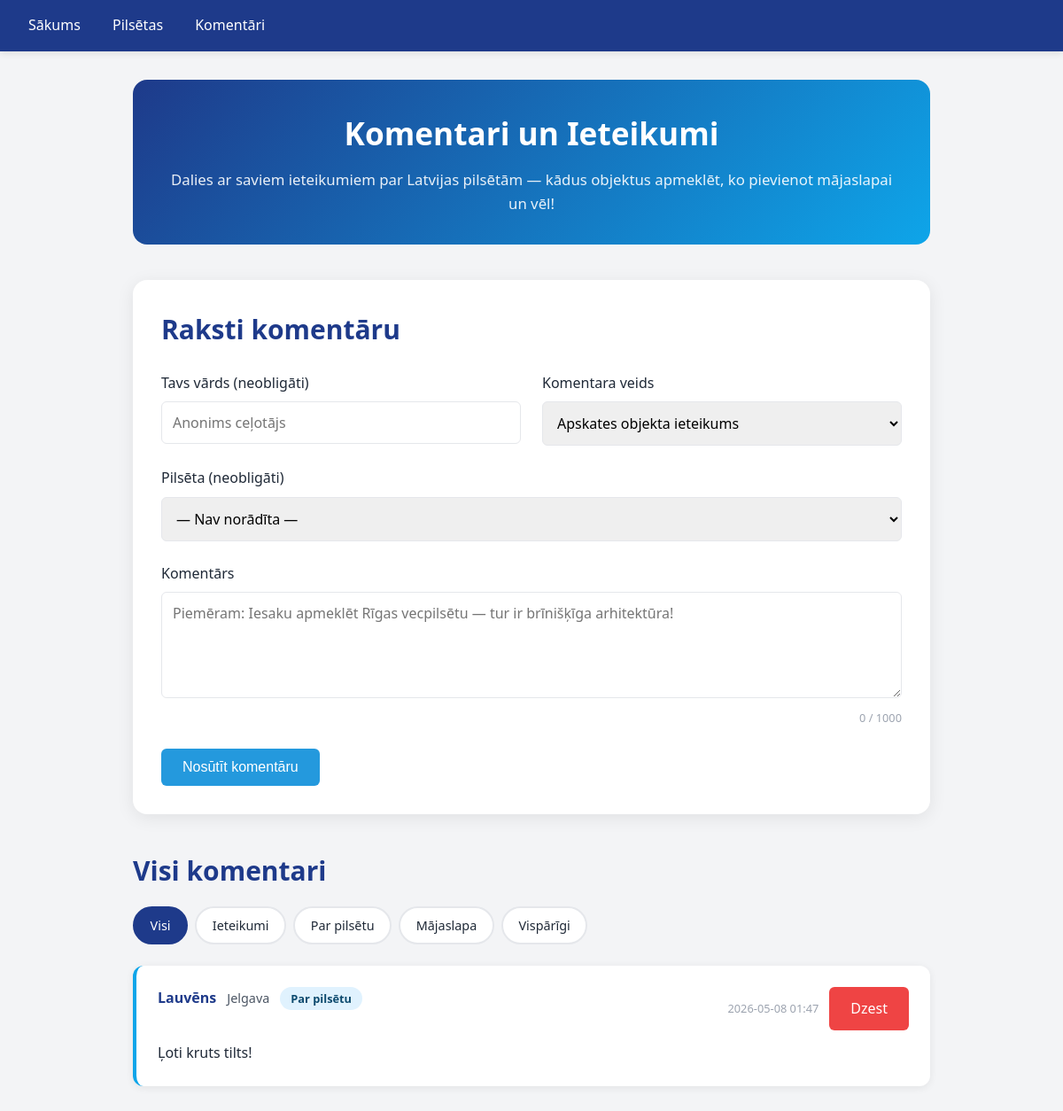
Screenshot of /komentari with the database file from the repository.
### tables this page shows
CREATE TABLE komentari (
    id INTEGER PRIMARY KEY AUTOINCREMENT,
    autors TEXT NOT NULL DEFAULT "Anonims",
    teksts TEXT NOT NULL,
    kategorija TEXT NOT NULL DEFAULT "vispareji",
    pilseta TEXT DEFAULT "",
    datums TEXT NOT NULL
);

### app.py (the view, shortened to what this page needs)
@app.route("/komentari", methods=["GET", "POST"])
def komentari():
    conn = get_db_connection()
    kategorija_filter = request.args.get("kategorija", "visi")
    if kategorija_filter == "visi":
        komentari = conn.execute(
            "SELECT * FROM komentari ORDER BY id DESC"
        ).fetchall()
    else:
        komentari = conn.execute(
            "SELECT * FROM komentari WHERE kategorija = ? ORDER BY id DESC",
            (kategorija_filter,)
        ).fetchall()
    pilsetas = conn.execute("SELECT nosaukums FROM pilsetas ORDER BY nosaukums").fetchall()
    conn.close()
    return render_template("komentari.html", komentari=komentari, pilsetas=pilsetas, aktiva_kategorija=kategorija_filter)

### app.py (called while the page is built)
def get_db_connection():
    db = Path(__file__).parent / "db.sqlite"
    conn = sqlite3.connect(db)
    conn.row_factory = sqlite3.Row
    return conn

### templates/komentari.html (shortened to what this page needs)
{% extends "base.html" %}
{% block content %}
<div class="komentari-page">
  <div class="page-header">
    <h1>Komentari un Ieteikumi</h1>
    <p class="page-subtitle">Dalies ar saviem ieteikumiem par Latvijas pilsētām — kādus objektus apmeklēt, ko pievienot mājaslapai un vēl!</p>
  </div>
  <div class="comment-form-section">
    <h2>Raksti komentāru</h2>
    <form method="POST" action="/komentari" class="comment-form">
      <div class="form-row">
        <div class="form-group">
          <label for="autors">Tavs vārds (neobligāti)</label>
          <input type="text" id="autors" name="autors" placeholder="Anonims ceļotājs" maxlength="50">
        </div>
        <div class="form-group">
          <label for="kategorija">Komentara veids</label>
          <select id="kategorija" name="kategorija" required>
            <option value="ieteikums">Apskates objekta ieteikums</option>
          </select>
        </div>
      </div>
      <div class="form-group">
        <label for="pilseta">Pilsēta (neobligāti)</label>
        <select id="pilseta" name="pilseta">
          <option value="">— Nav norādīta —</option>
        </select>
      </div>
      <div class="form-group">
        <label for="teksts">Komentārs</label>
        <textarea id="teksts" name="teksts" placeholder="Piemēram: Iesaku apmeklēt Rīgas vecpilsētu — tur ir brīnišķīga arhitektūra!" required maxlength="1000"></textarea>
        <span class="char-count"><span id="char-num">0</span> / 1000</span>
      </div>
      <button type="submit" class="btn btn-primary">Nosūtīt komentāru</button>
    </form>
  </div>
  <div class="filter-section">
    <h2>Visi komentari</h2>
    <div class="filter-tabs">
      <a href="/komentari?kategorija=visi" class="filter-tab {% if aktiva_kategorija == 'visi' %}active{% endif %}">Visi</a>
      <a href="/komentari?kategorija=ieteikums" class="filter-tab {% if aktiva_kategorija == 'ieteikums' %}active{% endif %}">Ieteikumi</a>
      <a href="/komentari?kategorija=pilseta" class="filter-tab {% if aktiva_kategorija == 'pilseta' %}active{% endif %}">Par pilsētu</a>
      <a href="/komentari?kategorija=majaslapa" class="filter-tab {% if aktiva_kategorija == 'majaslapa' %}active{% endif %}">Mājaslapa</a>
      <a href="/komentari?kategorija=vispareji" class="filter-tab {% if aktiva_kategorija == 'vispareji' %}active{% endif %}">Vispārīgi</a>
    </div>
  </div>
  <div class="comments-list">
    {% if komentari %}
      {% for k in komentari %}
      <div class="comment-card kategorija-{{ k['kategorija'] }}">
        <div class="comment-header">
          <div class="comment-meta">
            <span class="comment-author">{{ k['autors'] }}</span>
            {% if k['pilseta'] %}
              <span class="comment-city">{{ k['pilseta'] }}</span>
            {% endif %}
            <span class="comment-badge badge-{{ k['kategorija'] }}">
              {% if k['kategorija'] == 'ieteikums' %}Ieteikums
              {% elif k['kategorija'] == 'pilseta' %}Par pilsētu
              {% elif k['kategorija'] == 'majaslapa' %}Mājaslapa
              {% else %}Vispārīgi{% endif %}
            </span>
          </div>
          <div class="comment-actions">
            <span class="comment-date">{{ k['datums'] }}</span>
            <a href="/komentari/{{ k['id'] }}/dzest" class="btn btn-danger btn-small" onclick="return confirm('Vai tiešām dzēst šo komentāru?')">Dzest</a>
          </div>
        </div>
        <div class="comment-body">
          <p>{{ k['teksts'] }}</p>
        </div>
      </div>
      {% endfor %}
    {% else %}
      <div class="empty-state">
        <h3>Vēl nav komentāru</h3>
        <p>Esi pirmais, kurš dalās ar savu ieteikumu!</p>
      </div>
    {% endif %}
  </div>
</div>
{% endblock %}

### static/style.css (style rules this page uses)
* { margin: 0; padding: 0; box-sizing: border-box; }
:root { --primary-color: #1e3a8a; --secondary-color: #0ea5e9; --accent-color: #f97316; --text-color: #1f2937; --light-bg: #f3f4f6; --white: #ffffff; --border-color: #e5e7eb; --success-color: #10b981; --danger-color: #ef4444; }
body { font-family: 'Segoe UI', Tahoma, Geneva, Verdana, sans-serif; color: var(--text-color); background-color: var(--light-bg); line-height: 1.6; }
h1 { color: var(--primary-color); margin-bottom: 1.5rem; font-size: 2.5rem; }
h2 { color: var(--primary-color); margin-top: 1.5rem; margin-bottom: 1rem; font-size: 1.875rem; }
p { margin-bottom: 1rem; }
button, .btn, a.btn { display: inline-block; padding: 0.75rem 1.5rem; color: var(--white); border: none; border-radius: 0.375rem; font-size: 1rem; font-weight: 500; cursor: pointer; text-decoration: none; transition: all 0.3s ease; }
.btn-primary { background-color: rgb(36, 153, 221); }
.btn-danger { background-color: var(--danger-color); }
.btn-small { padding: 0.5rem 1rem; font-size: 0.875rem; }
form { background-color: var(--white); padding: 1.5rem; border-radius: 0.5rem; box-shadow: 0 1px 3px rgba(0, 0, 0, 0.1); max-width: 600px; margin-bottom: 2rem; }
.form-group { margin-bottom: 1.5rem; }
label { display: block; margin-bottom: 0.5rem; font-weight: 500; color: var(--text-color); }
input, textarea, select { width: 100%; padding: 0.75rem; border: 1px solid var(--border-color); border-radius: 0.375rem; font-size: 1rem; font-family: inherit; transition: border-color 0.3s ease, box-shadow 0.3s ease; }
textarea { resize: vertical; min-height: 120px; }
a { color: var(--secondary-color); text-decoration: none; transition: color 0.3s ease; }
.komentari-page { max-width: 900px; margin: 0 auto; }
.page-header { text-align: center; margin-bottom: 2.5rem; padding: 2rem; background: linear-gradient(135deg, #1e3a8a 0%, #0ea5e9 100%); border-radius: 1rem; color: white; }
.page-header h1 { color: white; font-size: 2.2rem; margin-bottom: 0.75rem; }
.page-subtitle { color: rgba(255,255,255,0.9); font-size: 1.05rem; margin: 0; }
.comment-form-section { background: var(--white); border-radius: 1rem; padding: 2rem; box-shadow: 0 4px 20px rgba(0,0,0,0.08); margin-bottom: 2.5rem; }
.comment-form-section h2 { margin-top: 0; color: var(--primary-color); margin-bottom: 1.5rem; }
.comment-form { background: none; box-shadow: none; padding: 0; max-width: 100%; margin: 0; }
.form-row { display: grid; grid-template-columns: 1fr 1fr; gap: 1.5rem; }
.char-count { display: block; text-align: right; font-size: 0.8rem; color: #9ca3af; margin-top: 0.25rem; }
.filter-section { margin-bottom: 1.5rem; }
.filter-section h2 { margin-top: 0; color: var(--primary-color); margin-bottom: 1rem; }
.filter-tabs { display: flex; gap: 0.5rem; flex-wrap: wrap; }
.filter-tab { padding: 0.5rem 1.1rem; border-radius: 2rem; background: var(--white); color: var(--text-color); text-decoration: none; font-size: 0.9rem; font-weight: 500; border: 2px solid var(--border-color); transition: all 0.2s ease; }
.filter-tab.active { background: var(--primary-color); color: white; border-color: var(--primary-color); }
.comments-list { display: flex; flex-direction: column; gap: 1rem; }
.comment-card { background: var(--white); border-radius: 0.75rem; padding: 1.5rem; box-shadow: 0 2px 10px rgba(0,0,0,0.07); border-left: 4px solid var(--secondary-color); transition: box-shadow 0.2s ease, transform 0.2s ease; }
.comment-card.kategorija-pilseta { border-left-color: #0ea5e9; }
.comment-header { display: flex; justify-content: space-between; align-items: flex-start; margin-bottom: 0.75rem; flex-wrap: wrap; gap: 0.5rem; }
.comment-meta { display: flex; align-items: center; gap: 0.75rem; flex-wrap: wrap; }
.comment-author { font-weight: 600; color: var(--primary-color); }
.comment-city { color: #4b5563; font-size: 0.9rem; }
.comment-badge { padding: 0.2rem 0.75rem; border-radius: 1rem; font-size: 0.8rem; font-weight: 600; }
.badge-pilseta { background: #e0f2fe; color: #0c4a6e; }
.comment-actions { display: flex; align-items: center; gap: 0.75rem; }
.comment-date { font-size: 0.8rem; color: #9ca3af; white-space: nowrap; }
.comment-body p { margin: 0; color: var(--text-color); line-height: 1.7; }

### rows the page displays
komentari: autors "Lauvēns", pilseta "Jelgava", kategorija "Par pilsētu", datums "2026-05-08 01:47", teksts "Ļoti kruts tilts!"
